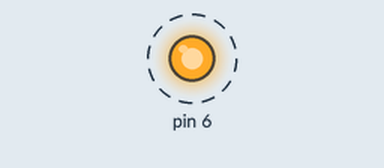
The sketch below on a simulated Arduino Uno, built with avr-gcc and run on an emulated ATmega328P. On the bench: output pins drawn as LEDs (lit = HIGH). Dashed ring = blinking.

Above: at 0.1 s.
Timing chart, 0 to 3.0 s (numbered marks = the images above):
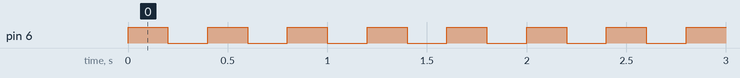

The sketch:

Blink1.ino
```cpp
// the setup function runs once when you press reset or power the board
void setup() {
  // initialize digital pin LED_BUILTIN as an output.
  pinMode(6, OUTPUT);
}

// the loop function runs over and over again forever
void loop() {
  digitalWrite(6, HIGH);   // turn the LED on (HIGH is the voltage level)
  delay(200);                       // wait for a second
  digitalWrite(6, LOW);    // turn the LED off by making the voltage LOW
  delay(200);                       // wait for a second
}
```

Measured:
- by itself, pin 6: alternates HIGH for 0.20 s and LOW for 0.20 s
